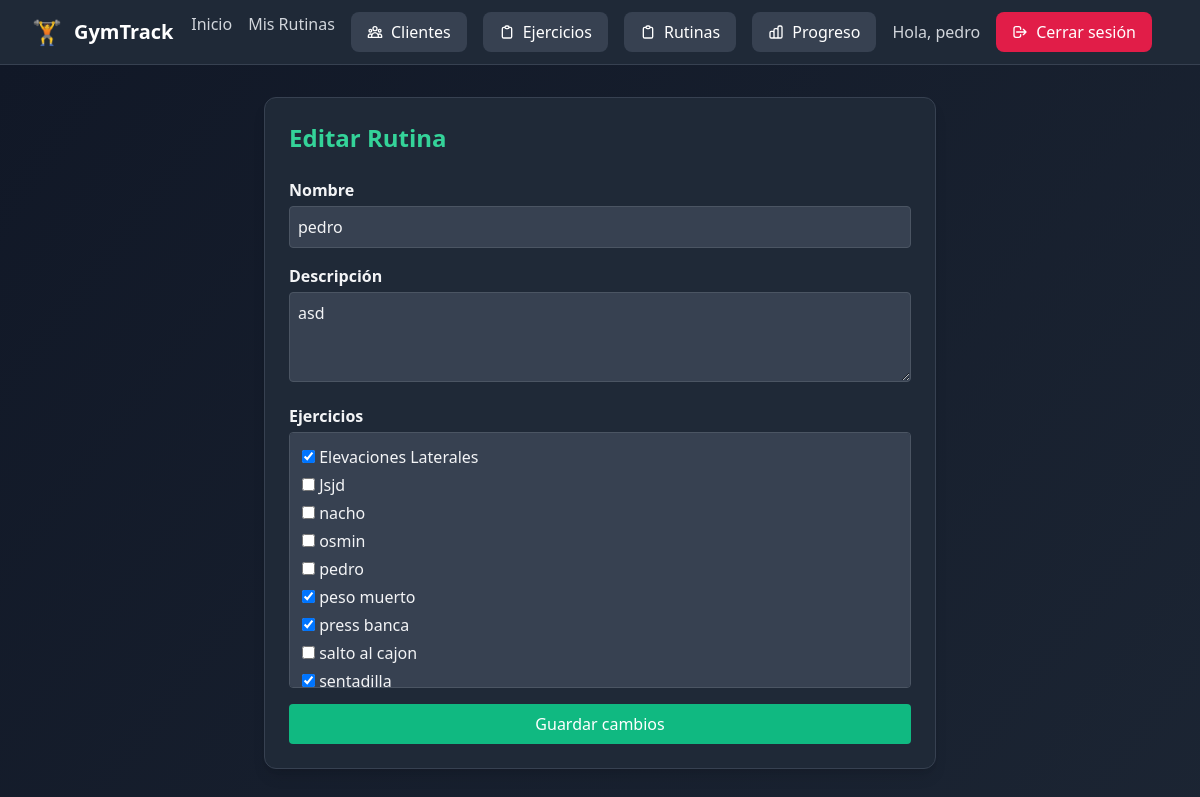
Page /cliente/rutinas/20/editar/ (signed in) on the committed database.
### usuarios/models.py (models this page shows, shortened)
class Usuario(AbstractUser):
    ROLES = [
        ("admin", "Administrador"),
        ("entrenador", "Entrenador"),
        ("cliente", "Cliente"),
    ]
    rol = models.CharField(max_length=20, choices=ROLES, default="cliente")

### rutinas/models.py (models this page shows, shortened)
class Rutina(models.Model):
    nombre = models.CharField(max_length=100)
    descripcion = models.TextField(blank=True)
    ejercicios = models.ManyToManyField(Ejercicio, related_name="rutinas")
    entrenador = models.ForeignKey(
        Usuario,
        on_delete=models.SET_NULL,
        null=True,
        blank=True,
        related_name="rutinas_creadas"
    )
    cliente = models.ForeignKey(
        Cliente,
        on_delete=models.CASCADE,
        null=True,
        blank=True,
        related_name="rutinas"
    )
    fecha_creacion = models.DateTimeField(auto_now_add=True)

### ejercicios/models.py (models this page shows, shortened)
class Ejercicio(models.Model):
    VISIBILIDAD_OPCIONES = [
        ('privado', 'Privado'),
        ('global', 'Global'),
    ]
    nombre = models.CharField(max_length=100)
    descripcion = models.TextField()
    grupo_muscular = models.CharField(max_length=100)
    variante = models.CharField(max_length=100, blank=True)
    usuario = models.ForeignKey(settings.AUTH_USER_MODEL, on_delete=models.CASCADE, related_name="ejercicios")
    visibilidad = models.CharField(
        max_length=10,
        choices=VISIBILIDAD_OPCIONES,
        default='privado'  # 👈 por defecto será solo visible para su creador
    )

### panel_cliente/views.py (the view, shortened to what this page needs)
# urls.py: path("rutinas/<int:rutina_id>/editar/", views.editar_rutina_cliente, name="editar_rutina"),
@login_required
def editar_rutina_cliente(request, rutina_id):
    if request.user.rol != "cliente":
        messages.error(request, "No tienes acceso a este panel.")
        return redirect("home")
    cliente = request.user.perfil_cliente
    rutina = get_object_or_404(Rutina, id=rutina_id, cliente=cliente)
    ejercicios = Ejercicio.objects.all().order_by("nombre")
    return render(request, "panel_cliente/editar_rutina.html", {
        "rutina": rutina,
        "ejercicios": ejercicios
    })

### panel_cliente/templates/panel_cliente/editar_rutina.html (shortened to what this page needs)
{% extends "base.html" %}
{% block content %}
<div class="min-h-screen bg-gradient-to-br from-gray-900 to-gray-800 text-gray-100 py-8 px-4">
  <div class="max-w-2xl mx-auto bg-gray-800 p-6 rounded-xl border border-gray-700 shadow-lg">
    <h1 class="text-2xl font-bold text-emerald-400 mb-6">Editar Rutina</h1>
    <form method="POST" class="space-y-4">
      <div>
        <label class="block mb-1 font-semibold">Nombre</label>
        <input type="text" name="nombre" value="{{ rutina.nombre }}" class="w-full p-2 rounded bg-gray-700 border border-gray-600">
      </div>
      <div>
        <label class="block mb-1 font-semibold">Descripción</label>
        <textarea name="descripcion" rows="3" class="w-full p-2 rounded bg-gray-700 border border-gray-600">{{ rutina.descripcion }}</textarea>
      </div>
      <div>
        <label class="block mb-1 font-semibold">Ejercicios</label>
        <div class="max-h-64 overflow-y-auto bg-gray-700 rounded p-3 border border-gray-600">
          {% for e in ejercicios %}
            <label class="block mb-1">
              <input type="checkbox" name="ejercicios" value="{{ e.id }}" {% if e in rutina.ejercicios.all %}checked{% endif %}> {{ e.nombre }}
            </label>
          {% endfor %}
        </div>
      </div>
      <button type="submit" class="w-full bg-emerald-500 hover:bg-emerald-600 text-white py-2 rounded">
        Guardar cambios
      </button>
    </form>
  </div>
</div>
{% endblock %}

### templates/base.html (shortened to what this page needs)
<!DOCTYPE html>
<html lang="es">
  <head>
    <script src="https://cdn.tailwindcss.com"></script>
  </head>
  <body class="bg-gradient-to-br from-gray-900 to-gray-800 min-h-screen">
    <nav class="bg-gray-800 border-b border-gray-700 shadow-lg">
      <div class="max-w-7xl mx-auto px-4 sm:px-6 lg:px-8">
        <div class="flex justify-between items-center h-16">
          <div class="flex items-center">
            <a href="/" class="flex items-center space-x-3 text-xl font-bold text-white hover:text-emerald-400 transition-colors">
              <span class="text-2xl">🏋️</span>
              <span class="hidden sm:inline">GymTrack</span>
            </a>
          </div>
{% if user.is_authenticated and user.rol == "cliente" %}
<nav class="bg-gray-800 border-b border-gray-700 py-3 px-4 flex gap-4 justify-center text-gray-300">
  <a href="{% url 'panel_cliente:dashboard' %}" class="hover:text-emerald-400">Inicio</a>
  <a href="{% url 'panel_cliente:rutinas' %}" class="hover:text-emerald-400">Mis Rutinas</a>
{% endif %}
          <div class="hidden md:flex items-center space-x-4">
            <a href="{% url 'clientes:lista' %}" class="inline-flex items-center px-4 py-2 bg-gray-700 hover:bg-gray-600 text-white font-medium rounded-lg transition-colors">
              Clientes
            </a>
            <a href="{% url 'ejercicios:lista' %}" class="inline-flex items-center px-4 py-2 bg-gray-700 hover:bg-gray-600 text-white font-medium rounded-lg transition-colors">
              <svg class="w-4 h-4 mr-2" fill="none" stroke="currentColor" viewBox="0 0 24 24">
                <path stroke-linecap="round" stroke-linejoin="round" stroke-width="2" d="M9 5H7a2 2 0 00-2 2v12a2 2 0 002 2h10a2 2 0 002-2V7a2 2 0 00-2-2h-2M9 5a2 2 0 002 2h2a2 2 0 002-2M9 5a2 2 0 012-2h2a2 2 0 012 2"></path>
              </svg>
              Ejercicios
            </a>
            <a href="{% url 'rutinas:lista' %}" class="inline-flex items-center px-4 py-2 bg-gray-700 hover:bg-gray-600 text-white font-medium rounded-lg transition-colors">
              <svg class="w-4 h-4 mr-2" fill="none" stroke="currentColor" viewBox="0 0 24 24">
                <path stroke-linecap="round" stroke-linejoin="round" stroke-width="2" d="M9 5H7a2 2 0 00-2 2v12a2 2 0 002 2h10a2 2 0 002-2V7a2 2 0 00-2-2h-2M9 5a2 2 0 002 2h2a2 2 0 002-2M9 5a2 2 0 012-2h2a2 2 0 012 2"></path>
              </svg>
              Rutinas
            </a>
            <a href="{% url 'progreso:index' %}" class="inline-flex items-center px-4 py-2 bg-gray-700 hover:bg-gray-600 text-white font-medium rounded-lg transition-colors">
              Progreso
            </a>
          </div>
          <div class="hidden md:flex items-center space-x-4">
            {% if user.is_authenticated %}
              <span class="text-gray-300 font-medium">Hola, {{ user.username }}</span>
              <a href="{% url 'usuarios:logout' %}" class="inline-flex items-center px-4 py-2 bg-rose-600 hover:bg-rose-500 text-white font-medium rounded-lg transition-colors">
                <svg class="w-4 h-4 mr-2" fill="none" stroke="currentColor" viewBox="0 0 24 24">
                  <path stroke-linecap="round" stroke-linejoin="round" stroke-width="2" d="M17 16l4-4m0 0l-4-4m4 4H7m6 4v1a3 3 0 01-3 3H6a3 3 0 01-3-3V7a3 3 0 013-3h4a3 3 0 013 3v1"></path>
                </svg>
                Cerrar sesión
              </a>
            {% endif %}
          </div>
        </div>
      </div>
    </nav>
    <main class="flex-1">
      {% block content %}{% endblock %}
    </main>
  </body>
</html>

### rows in the picture
Usuario: username "pedro"
Rutina: nombre "pedro", descripcion "asd"
Ejercicio: ejercicios "☑", nombre "Elevaciones Laterales"
Ejercicio: nombre "Jsjd"
Ejercicio: nombre "nacho"
Ejercicio: nombre "osmin"
Ejercicio: nombre "pedro"
Ejercicio: ejercicios "☑", nombre "peso muerto"
Ejercicio: ejercicios "☑", nombre "press banca"
Ejercicio: nombre "salto al cajon"
Ejercicio: ejercicios "☑", nombre "sentadilla"
